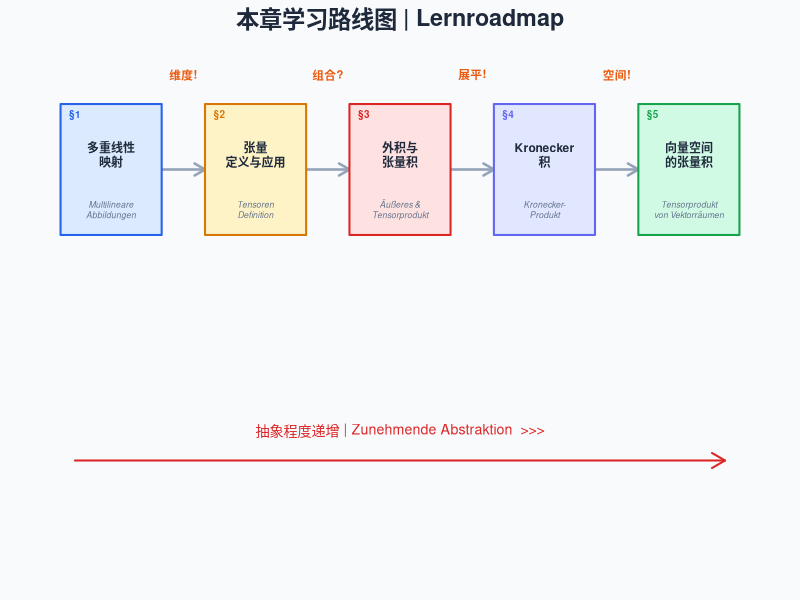
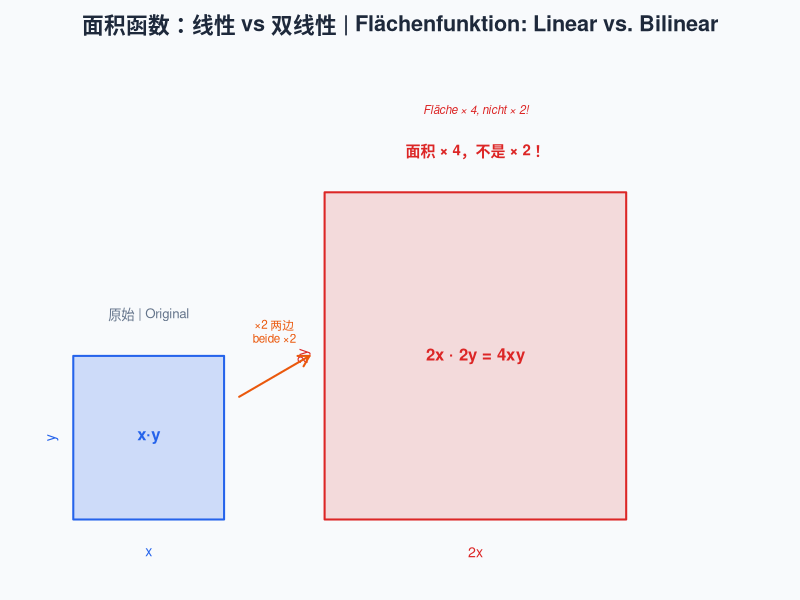
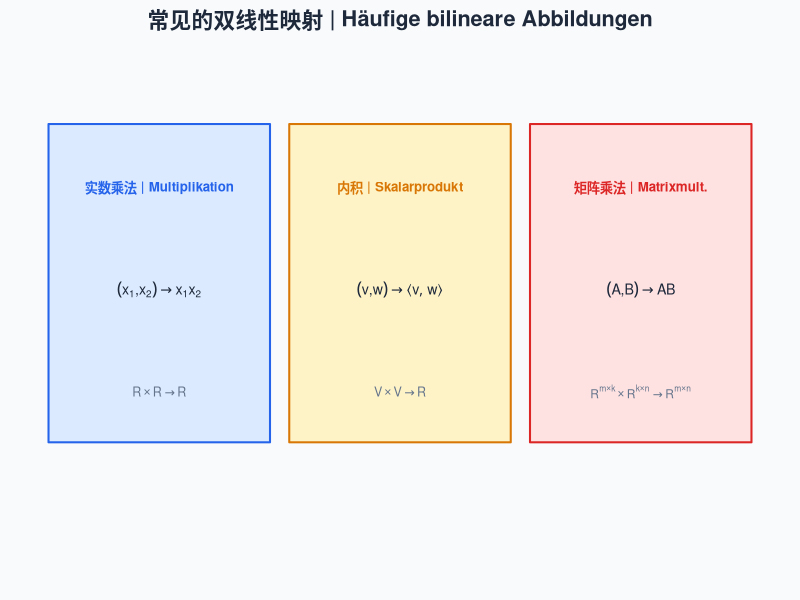
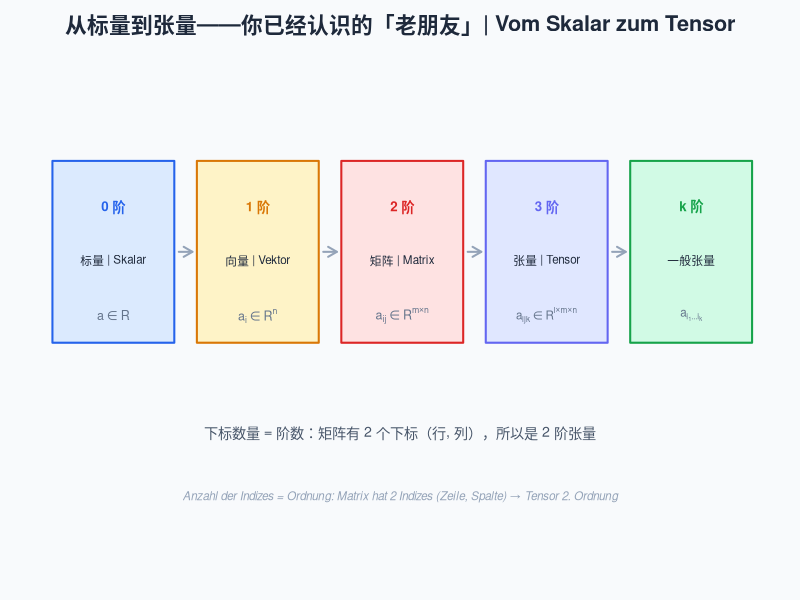
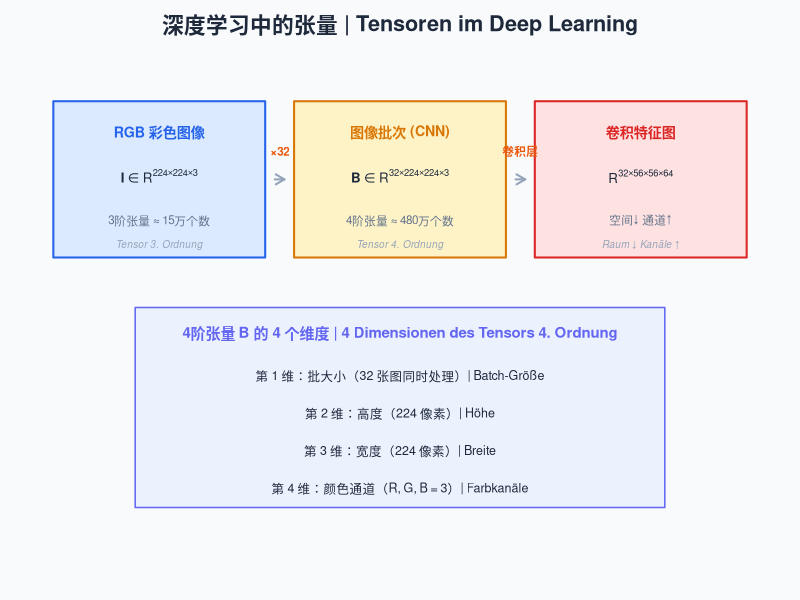
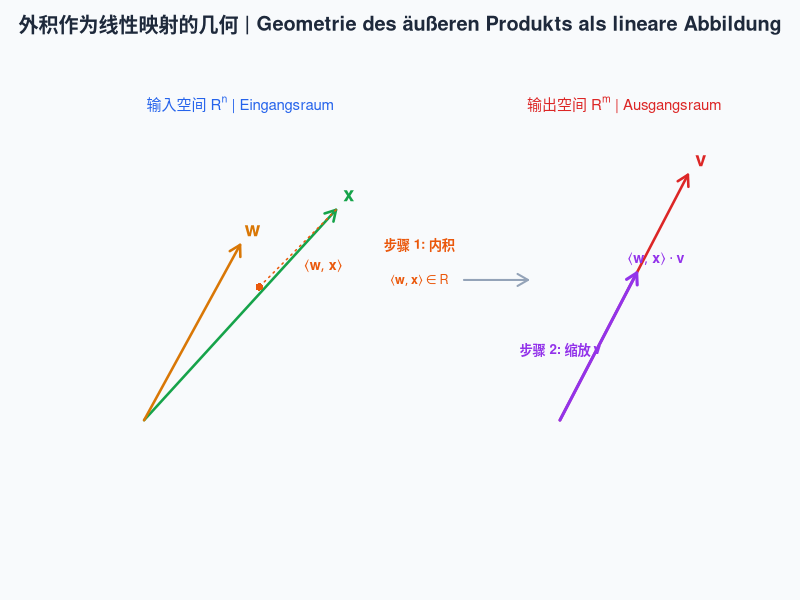
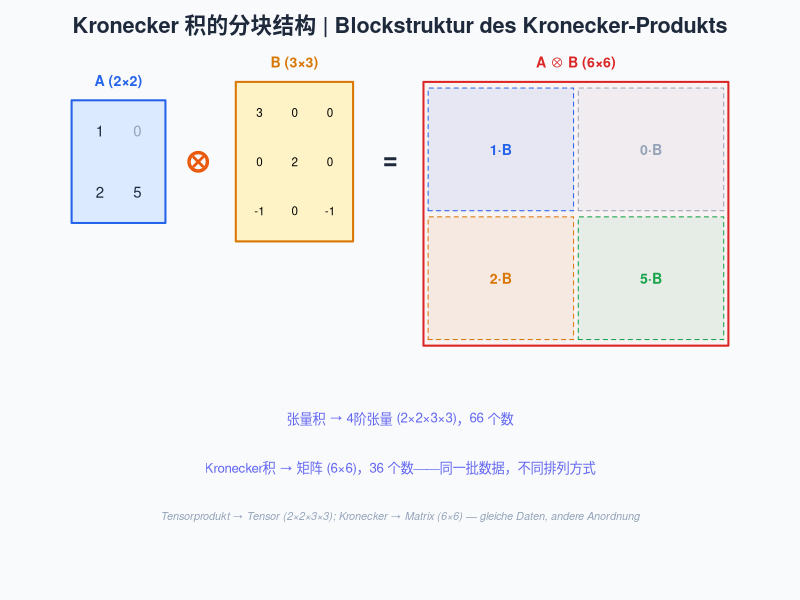
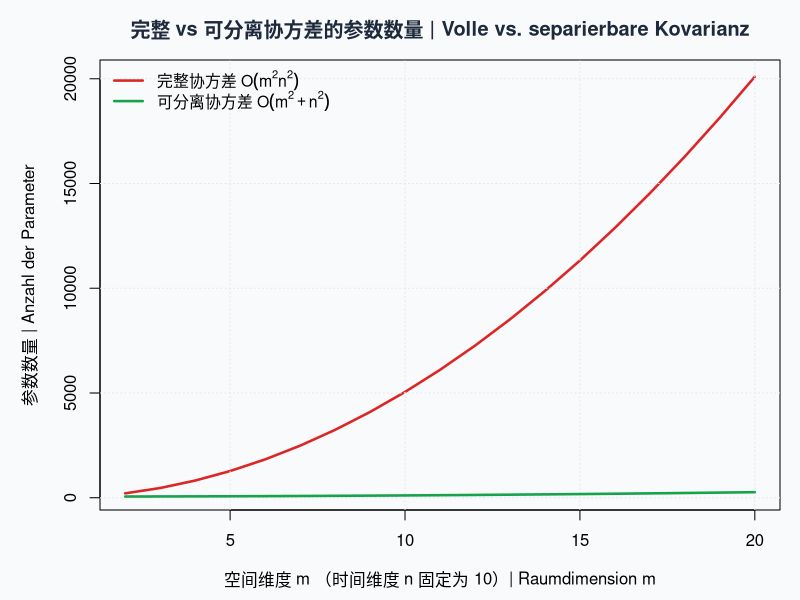

The R script that drew these images, in order:
## ---- chunk 1
#| label: setup
#| include: false
knitr::opts_chunk$set(
  fig.width = 9, fig.height = 5.5,
  message = FALSE, warning = FALSE,
  dev = "ragg_png", dpi = 150
)

# 全局配色方案 | Globales Farbschema
palette_main <- list(
  blue     = "#2563EB",
  red      = "#DC2626",
  green    = "#16A34A",
  orange   = "#EA580C",
  purple   = "#9333EA",
  gray     = "#6B7280",
  teal     = "#0D9488",
  bg_light = "#F8FAFC",
  bg_warn  = "#FEF3C7"
)
## ---- chunk 2
#| label: fig-roadmap
#| fig-cap: "本章学习路线图：从线性到多重线性，从矩阵到张量 | Lernroadmap: Von linear zu multilinear, von Matrizen zu Tensoren"
#| dev: "ragg_png"
#| code-fold: true

par(mar = c(0.5, 0.5, 2, 0.5), bg = "#F8FAFC")
plot(NULL, xlim = c(0, 10), ylim = c(0, 7), axes = FALSE, 
     xlab = "", ylab = "", main = "")
title(expression(bold("本章学习路线图 | Lernroadmap")), 
      cex.main = 1.4, col.main = "#1E293B")

# 路径 / Pfad
steps_x <- c(1, 3, 5, 7, 9)
steps_y <- c(5.5, 5.5, 5.5, 5.5, 5.5)
arrows(steps_x[-5] + 0.7, steps_y[-5], steps_x[-1] - 0.7, steps_y[-1],
       col = "#94A3B8", lwd = 2.5, length = 0.12)

labels_cn <- c("多重线性\n映射", "张量\n定义与应用", 
               "外积与\n张量积", "Kronecker\n积", 
               "向量空间\n的张量积")
labels_de <- c("Multilineare\nAbbildungen", "Tensoren\nDefinition", 
               "Äußeres &\nTensorprodukt", "Kronecker-\nProdukt", 
               "Tensorprodukt\nvon Vektorräumen")
colors <- c("#DBEAFE", "#FEF3C7", "#FEE2E2", "#E0E7FF", "#D1FAE5")
borders <- c("#2563EB", "#D97706", "#DC2626", "#6366F1", "#16A34A")

for (i in 1:5) {
  rect(steps_x[i] - 0.7, steps_y[i] - 0.9, steps_x[i] + 0.7, steps_y[i] + 0.9,
       col = colors[i], border = borders[i], lwd = 2)
  text(steps_x[i], steps_y[i] + 0.2, labels_cn[i], cex = 0.72, font = 2, col = "#1E293B")
  text(steps_x[i], steps_y[i] - 0.55, labels_de[i], cex = 0.52, col = "#64748B", font = 3)
}

# 难度箭头 / Schwierigkeitspfeil
arrows(0.5, 1.5, 9.5, 1.5, col = "#DC2626", lwd = 2, length = 0.15)
text(5, 1.9, "抽象程度递增 | Zunehmende Abstraktion  >>>", cex = 0.85, col = "#DC2626")

# 触发标签 / Trigger
triggers <- c("", "维度!", "组合?", "展平!", "空间!")
for (i in 2:5) {
  text(steps_x[i] - 1, steps_y[i] + 1.3, triggers[i],
       cex = 0.7, col = "#EA580C", font = 2)
}

for (i in 1:5) {
  text(steps_x[i] - 0.5, steps_y[i] + 0.75, paste0("§", i), 
       cex = 0.6, col = borders[i], font = 2)
}
## ---- chunk 3
#| label: fig-area-not-linear
#| fig-cap: "矩形面积：同时放大长和宽2倍，面积变为4倍而非2倍——不是线性！| Rechteckfläche: Verdoppelt man beide Seiten, vervierfacht sich die Fläche — nicht linear!"
#| fig-height: 4

par(bg = "#F8FAFC", mar = c(1, 1, 2.5, 1))
plot(NULL, xlim = c(0, 14), ylim = c(0, 6), axes = FALSE, xlab = "", ylab = "")
title("面积函数：线性 vs 双线性 | Flächenfunktion: Linear vs. Bilinear",
      cex.main = 1.3, col.main = "#1E293B")

# 原始矩形 / Ursprüngliches Rechteck
rect(0.5, 0.5, 3.5, 2.5, col = adjustcolor("#2563EB", 0.2), border = "#2563EB", lwd = 2)
text(2, 1.5, "x·y", cex = 1, font = 2, col = "#2563EB")
text(2, 0.1, "x", cex = 0.85, col = "#2563EB")
text(0.1, 1.5, "y", cex = 0.85, col = "#2563EB", srt = 90)
text(2, 3.0, "原始 | Original", cex = 0.8, col = "#64748B")

# 双倍矩形 / Verdoppeltes Rechteck
rect(5.5, 0.5, 11.5, 4.5, col = adjustcolor("#DC2626", 0.15), border = "#DC2626", lwd = 2)
text(8.5, 2.5, "2x · 2y = 4xy", cex = 1, font = 2, col = "#DC2626")
text(8.5, 0.1, "2x", cex = 0.85, col = "#DC2626")
text(5.1, 2.5, "2y", cex = 0.85, col = "#DC2626", srt = 90)
text(8.5, 5.0, "面积 × 4，不是 × 2！", cex = 0.9, font = 2, col = "#DC2626")
text(8.5, 5.5, "Fläche × 4, nicht × 2!", cex = 0.7, col = "#DC2626", font = 3)

# 箭头 / Pfeil
arrows(3.8, 2.0, 5.2, 2.5, col = "#EA580C", lwd = 2, length = 0.12)
text(4.5, 2.8, "×2 两边\nbeide ×2", cex = 0.7, col = "#EA580C")
## ---- chunk 4
#| label: fig-examples-multilinear
#| fig-cap: "三个你已经认识的双线性映射 | Drei bilineare Abbildungen, die Sie bereits kennen"
#| fig-height: 3.5

par(bg = "#F8FAFC", mar = c(0.5, 0.5, 2, 0.5))
plot(NULL, xlim = c(0, 15), ylim = c(0, 4), axes = FALSE, xlab = "", ylab = "")
title("常见的双线性映射 | Häufige bilineare Abbildungen",
      cex.main = 1.3, col.main = "#1E293B")

# 例1：实数乘法 / Reelle Multiplikation
rect(0.2, 1, 4.8, 3.5, col = "#DBEAFE", border = "#2563EB", lwd = 2)
text(2.5, 3.0, "实数乘法 | Multiplikation", cex = 0.8, font = 2, col = "#2563EB")
text(2.5, 2.2, expression((x[1]*","*x[2]) %->% x[1]*x[2]), cex = 0.85, col = "#1E293B")
text(2.5, 1.4, expression(R %*% R %->% R), cex = 0.75, col = "#64748B")

# 例2：内积 / Skalarprodukt
rect(5.2, 1, 9.8, 3.5, col = "#FEF3C7", border = "#D97706", lwd = 2)
text(7.5, 3.0, "内积 | Skalarprodukt", cex = 0.8, font = 2, col = "#D97706")
text(7.5, 2.2, expression((v*","*w) %->% group(langle,list(v,w),rangle)), cex = 0.85, col = "#1E293B")
text(7.5, 1.4, expression(V %*% V %->% R), cex = 0.75, col = "#64748B")

# 例3：矩阵乘法 / Matrixmultiplikation
rect(10.2, 1, 14.8, 3.5, col = "#FEE2E2", border = "#DC2626", lwd = 2)
text(12.5, 3.0, "矩阵乘法 | Matrixmult.", cex = 0.8, font = 2, col = "#DC2626")
text(12.5, 2.2, expression((A*","*B) %->% AB), cex = 0.85, col = "#1E293B")
text(12.5, 1.4, expression(R^{m %*% k} %*% R^{k %*% n} %->% R^{m %*% n}), cex = 0.72, col = "#64748B")
## ---- chunk 5
#| label: bilinear-verify
#| code-fold: false

# 验证矩阵乘法的双线性性 | Bilinearität der Matrixmultiplikation verifizieren
set.seed(42)
A1 <- matrix(rnorm(6), 2, 3)
A2 <- matrix(rnorm(6), 2, 3)
B  <- matrix(rnorm(12), 3, 4)
c1 <- 2.5; c2 <- -1.3

# 左边 | Linke Seite
lhs <- (c1 * A1 + c2 * A2) %*% B

# 右边 | Rechte Seite
rhs <- c1 * (A1 %*% B) + c2 * (A2 %*% B)

cat("最大差异 | Max. Differenz:", max(abs(lhs - rhs)), "\n")
cat("双线性性成立！ | Bilinearität bestätigt! ✓\n")
## ---- chunk 6
#| label: fig-tensor-hierarchy
#| fig-cap: "张量的层级：从标量到高阶张量 | Tensorhierarchie: Vom Skalar zum höherstufigen Tensor"
#| fig-height: 4.5

par(bg = "#F8FAFC", mar = c(0.5, 0.5, 2.5, 0.5))
plot(NULL, xlim = c(0, 16), ylim = c(0, 5.5), axes = FALSE, xlab = "", ylab = "")
title("从标量到张量——你已经认识的「老朋友」| Vom Skalar zum Tensor",
      cex.main = 1.3, col.main = "#1E293B")

# 0阶：标量 / 0. Ordnung: Skalar
rect(0.3, 2.5, 3, 4.5, col = "#DBEAFE", border = "#2563EB", lwd = 2)
text(1.65, 4.0, "0 阶", cex = 0.8, font = 2, col = "#2563EB")
text(1.65, 3.4, "标量 | Skalar", cex = 0.7, col = "#1E293B")
text(1.65, 2.8, expression(a %in% R), cex = 0.75, col = "#64748B")

# 1阶：向量 / 1. Ordnung: Vektor
rect(3.5, 2.5, 6.2, 4.5, col = "#FEF3C7", border = "#D97706", lwd = 2)
text(4.85, 4.0, "1 阶", cex = 0.8, font = 2, col = "#D97706")
text(4.85, 3.4, "向量 | Vektor", cex = 0.7, col = "#1E293B")
text(4.85, 2.8, expression(a[i] %in% R^n), cex = 0.75, col = "#64748B")

# 2阶：矩阵 / 2. Ordnung: Matrix
rect(6.7, 2.5, 9.4, 4.5, col = "#FEE2E2", border = "#DC2626", lwd = 2)
text(8.05, 4.0, "2 阶", cex = 0.8, font = 2, col = "#DC2626")
text(8.05, 3.4, "矩阵 | Matrix", cex = 0.7, col = "#1E293B")
text(8.05, 2.8, expression(a[ij] %in% R^{m %*% n}), cex = 0.75, col = "#64748B")

# 3阶：三阶张量 / 3. Ordnung: Tensor
rect(9.9, 2.5, 12.6, 4.5, col = "#E0E7FF", border = "#6366F1", lwd = 2)
text(11.25, 4.0, "3 阶", cex = 0.8, font = 2, col = "#6366F1")
text(11.25, 3.4, "张量 | Tensor", cex = 0.7, col = "#1E293B")
text(11.25, 2.8, expression(a[ijk] %in% R^{l %*% m %*% n}), cex = 0.7, col = "#64748B")

# k阶：一般张量 / k. Ordnung
rect(13.1, 2.5, 15.8, 4.5, col = "#D1FAE5", border = "#16A34A", lwd = 2)
text(14.45, 4.0, "k 阶", cex = 0.8, font = 2, col = "#16A34A")
text(14.45, 3.4, "一般张量", cex = 0.7, col = "#1E293B")
text(14.45, 2.8, expression(a[i[1]*"..."*i[k]]), cex = 0.7, col = "#64748B")

# 箭头 / Pfeile
for (xx in c(3.1, 6.3, 9.5, 12.7)) {
  arrows(xx, 3.5, xx + 0.3, 3.5, col = "#94A3B8", lwd = 2, length = 0.1)
}

# 下方注释 / Anmerkung
text(8, 1.5, "下标数量 = 阶数：矩阵有 2 个下标（行, 列），所以是 2 阶张量",
     cex = 0.85, col = "#475569")
text(8, 0.8, "Anzahl der Indizes = Ordnung: Matrix hat 2 Indizes (Zeile, Spalte) → Tensor 2. Ordnung",
     cex = 0.7, col = "#94A3B8", font = 3)
## ---- chunk 7
#| label: tensor-basic-demo
#| code-fold: false

# 在 R 中，张量就是多维数组 | In R ist ein Tensor ein mehrdimensionales Array

# 2阶张量 = 矩阵 | Tensor 2. Ordnung = Matrix
A_matrix <- matrix(1:12, nrow = 3, ncol = 4)
cat("2阶张量（矩阵）的维度:", dim(A_matrix), "\n")
cat("元素个数:", prod(dim(A_matrix)), "\n\n")

# 3阶张量 | Tensor 3. Ordnung
A_tensor3 <- array(1:24, dim = c(2, 3, 4))
cat("3阶张量的维度:", dim(A_tensor3), "\n")
cat("元素个数:", prod(dim(A_tensor3)), "\n")
cat("访问元素 A[2,1,3] =", A_tensor3[2, 1, 3], "\n\n")

# 4阶张量 | Tensor 4. Ordnung
A_tensor4 <- array(rnorm(32 * 224 * 224 * 3), dim = c(32, 224, 224, 3))
cat("4阶张量（图像批次）的维度:", dim(A_tensor4), "\n")
cat("元素个数:", format(prod(dim(A_tensor4)), big.mark = ","), "\n")
## ---- chunk 8
#| label: fig-dl-tensors
#| fig-cap: "深度学习中的张量层级：从单个像素到卷积特征图 | Tensorhierarchie im Deep Learning: Vom Pixel zur Feature Map"
#| fig-height: 6

par(bg = "#F8FAFC", mar = c(0.5, 0.5, 2.5, 0.5))
plot(NULL, xlim = c(0, 15), ylim = c(0, 8), axes = FALSE, xlab = "", ylab = "")
title("深度学习中的张量 | Tensoren im Deep Learning",
      cex.main = 1.3, col.main = "#1E293B")

# 例1：RGB图像 / RGB-Bild
rect(0.3, 5, 4.7, 7.5, col = "#DBEAFE", border = "#2563EB", lwd = 2)
text(2.5, 7.0, "RGB 彩色图像", cex = 0.85, font = 2, col = "#2563EB")
text(2.5, 6.3, expression(bold(I) %in% R^{224 %*% 224 %*% 3}), cex = 0.8, col = "#1E293B")
text(2.5, 5.6, "3阶张量 ≈ 15万个数", cex = 0.7, col = "#64748B")
text(2.5, 5.2, "Tensor 3. Ordnung", cex = 0.6, col = "#94A3B8", font = 3)

# 例2：图像批次 / Bildbatch
rect(5.3, 5, 9.7, 7.5, col = "#FEF3C7", border = "#D97706", lwd = 2)
text(7.5, 7.0, "图像批次 (CNN)", cex = 0.85, font = 2, col = "#D97706")
text(7.5, 6.3, expression(bold(B) %in% R^{32 %*% 224 %*% 224 %*% 3}), cex = 0.8, col = "#1E293B")
text(7.5, 5.6, "4阶张量 ≈ 480万个数", cex = 0.7, col = "#64748B")
text(7.5, 5.2, "Tensor 4. Ordnung", cex = 0.6, col = "#94A3B8", font = 3)

# 例3：特征图 / Feature Map
rect(10.3, 5, 14.7, 7.5, col = "#FEE2E2", border = "#DC2626", lwd = 2)
text(12.5, 7.0, "卷积特征图", cex = 0.85, font = 2, col = "#DC2626")
text(12.5, 6.3, expression(R^{32 %*% 56 %*% 56 %*% 64}), cex = 0.8, col = "#1E293B")
text(12.5, 5.6, "空间↓ 通道↑", cex = 0.7, col = "#64748B")
text(12.5, 5.2, "Raum ↓ Kanäle ↑", cex = 0.6, col = "#94A3B8", font = 3)

# 箭头 / Pfeile
arrows(4.9, 6.25, 5.1, 6.25, col = "#94A3B8", lwd = 2, length = 0.1)
arrows(9.9, 6.25, 10.1, 6.25, col = "#94A3B8", lwd = 2, length = 0.1)
text(5.0, 6.7, "×32", cex = 0.7, col = "#EA580C", font = 2)
text(10.0, 6.7, "卷积层", cex = 0.7, col = "#EA580C", font = 2)

# 维度解释 / Dimensionserklärung
rect(2, 1.0, 13, 4.2, col = adjustcolor("#E0E7FF", 0.5), border = "#6366F1", lwd = 1.5)
text(7.5, 3.8, "4阶张量 B 的 4 个维度 | 4 Dimensionen des Tensors 4. Ordnung", 
     cex = 0.9, font = 2, col = "#6366F1")
text(7.5, 3.1, "第 1 维：批大小（32 张图同时处理）| Batch-Größe", cex = 0.75, col = "#1E293B")
text(7.5, 2.5, "第 2 维：高度（224 像素）| Höhe", cex = 0.75, col = "#1E293B")
text(7.5, 1.9, "第 3 维：宽度（224 像素）| Breite", cex = 0.75, col = "#1E293B")
text(7.5, 1.3, "第 4 维：颜色通道（R, G, B = 3）| Farbkanäle", cex = 0.75, col = "#1E293B")
## ---- chunk 9
#| label: rgb-pixel-demo
#| code-fold: false

# 模拟一个小型 RGB 图像 | Simulation eines kleinen RGB-Bildes
set.seed(42)
小图 <- array(0, dim = c(4, 4, 3))  # 4×4 像素, 3 个通道 (R, G, B)

# 左上角偏红，右下角偏蓝 | Links oben: rot, rechts unten: blau
for (i in 1:4) {
  for (j in 1:4) {
    小图[i, j, 1] <- max(0, 255 - 40 * (i + j))  # Red 从左上到右下递减
    小图[i, j, 2] <- 80                             # Green 恒定
    小图[i, j, 3] <- min(255, 40 * (i + j))        # Blue 从左上到右下递增
  }
}

cat("这个 3 阶张量的维度:", dim(小图), "\n")
cat("总元素数:", prod(dim(小图)), "\n\n")
cat("红色通道 (R) 切片:\n")
print(小图[,,1])
cat("\n蓝色通道 (B) 切片:\n")
print(小图[,,3])
## ---- chunk 10
#| label: outer-product-demo
#| code-fold: false

# 外积示例 | Beispiel: Äußeres Produkt
v <- c(1, 2)
w <- c(-2, 3, -11)

# 外积 = v %*% t(w) 或 outer(v, w)
外积 <- v %o% w  # R 中 %o% 即外积

cat("v =", v, "\n")
cat("w =", w, "\n\n")
cat("v ⊗ w =\n")
print(外积)
cat("\n维度:", dim(外积), "(2×3 矩阵)\n")
cat("秩 (rank):", qr(外积)$rank, "\n")
## ---- chunk 11
#| label: fig-outer-product-geometry
#| fig-cap: "外积的几何：先投影到 w 方向，再沿 v 方向缩放 | Geometrie: Erst auf w projizieren, dann entlang v skalieren"
#| fig-height: 4.5

par(bg = "#F8FAFC", mar = c(1, 1, 2.5, 1))
plot(NULL, xlim = c(-1, 10), ylim = c(-1, 6), axes = FALSE, xlab = "", ylab = "")
title("外积作为线性映射的几何 | Geometrie des äußeren Produkts als lineare Abbildung",
      cex.main = 1.2, col.main = "#1E293B")

# 输入空间 / Eingangsraum
text(2, 5.5, expression("输入空间" ~ R^n ~ "| Eingangsraum"), cex = 0.9, font = 2, col = "#2563EB")
arrows(0.5, 1, 3.5, 4, col = "#16A34A", lwd = 2.5, length = 0.12)
text(3.7, 4.2, expression(bold(x)), col = "#16A34A", cex = 1.2, font = 2)
arrows(0.5, 1, 2, 3.5, col = "#D97706", lwd = 2.5, length = 0.12)
text(2.2, 3.7, expression(bold(w)), col = "#D97706", cex = 1.2, font = 2)

# 投影 / Projektion
segments(3.5, 4, 2.3, 2.9, col = "#EA580C", lwd = 1.5, lty = 3)
points(2.3, 2.9, pch = 16, col = "#EA580C", cex = 1)
text(3.3, 3.2, expression(group(langle, list(bold(w), bold(x)), rangle)), 
     col = "#EA580C", cex = 0.85)

# 步骤标注 / Schrittbeschriftung
text(4.8, 3.5, "步骤 1: 内积", cex = 0.8, font = 2, col = "#EA580C")
text(4.8, 3.0, expression(group(langle, list(bold(w), bold(x)), rangle) %in% R), 
     cex = 0.75, col = "#EA580C")

# 箭头到输出 / Pfeil zum Ausgang
arrows(5.5, 3.0, 6.5, 3.0, col = "#94A3B8", lwd = 2, length = 0.12)

# 输出空间 / Ausgangsraum
text(8, 5.5, expression("输出空间" ~ R^m ~ "| Ausgangsraum"), cex = 0.9, font = 2, col = "#DC2626")
arrows(7, 1, 9, 4.5, col = "#DC2626", lwd = 2.5, length = 0.12)
text(9.2, 4.7, expression(bold(v)), col = "#DC2626", cex = 1.2, font = 2)

# 结果 / Ergebnis
arrows(7, 1, 8.2, 3.1, col = "#9333EA", lwd = 3, length = 0.12)
text(8.5, 3.3, expression(group(langle, list(bold(w), bold(x)), rangle) %.% bold(v)),
     col = "#9333EA", cex = 0.85, font = 2)

text(7, 2.0, "步骤 2: 缩放 v", cex = 0.8, font = 2, col = "#9333EA")
## ---- chunk 12
#| label: svd-outer-product-demo
#| code-fold: false

# SVD = 秩1矩阵（外积）的加权和 | SVD = gewichtete Summe von Rang-1-Matrizen
set.seed(42)
A <- matrix(c(3, 1, 1, 3, 2, 0), nrow = 2, ncol = 3)
cat("原始矩阵 A (2×3):\n"); print(A)
cat("秩:", qr(A)$rank, "\n\n")

svd_A <- svd(A)

# 重建：A = σ₁(u₁ ⊗ v₁) + σ₂(u₂ ⊗ v₂)
A_reconstructed <- svd_A$d[1] * (svd_A$u[,1] %o% svd_A$v[,1]) +
                   svd_A$d[2] * (svd_A$u[,2] %o% svd_A$v[,2])

cat("σ₁ =", round(svd_A$d[1], 3), ", σ₂ =", round(svd_A$d[2], 3), "\n\n")
cat("重建误差 | Rekonstruktionsfehler:", max(abs(A - A_reconstructed)), "\n")
cat("SVD 将矩阵分解为秩1外积的和 ✓\n")
## ---- chunk 13
#| label: tensor-product-3vec
#| code-fold: false

# 三个向量的张量积 | Tensorprodukt dreier Vektoren
u <- c(1, 2)
v <- c(3, 5)
w <- c(7, 11)

# T = u ⊗ v ⊗ w ∈ R^{2×2×2}
# T[i,j,k] = u[i] * v[j] * w[k]
T_tensor <- array(0, dim = c(2, 2, 2))
for (i in 1:2) {
  for (j in 1:2) {
    for (k in 1:2) {
      T_tensor[i, j, k] <- u[i] * v[j] * w[k]
    }
  }
}

cat("u =", u, "\n")
cat("v =", v, "\n")
cat("w =", w, "\n\n")

cat("T = u ⊗ v ⊗ w ∈ R^{2×2×2}\n\n")

cat("切片 T[,,1]（k=1, w_k = 7）:\n")
print(T_tensor[,,1])
cat("= 7 × (u ⊗ v) =\n")
print(7 * (u %o% v))

cat("\n切片 T[,,2]（k=2, w_k = 11）:\n")
print(T_tensor[,,2])
cat("= 11 × (u ⊗ v) =\n")
print(11 * (u %o% v))

cat("\n每个切片都是 u⊗v 的标量倍！ | Jede Scheibe ist ein Skalarmultipel von u⊗v! ✓\n")
cat("这就是秩1张量的特征 | Das ist die Eigenschaft eines Rang-1-Tensors.\n")
## ---- chunk 14
#| label: kronecker-demo
#| code-fold: false

# Kronecker 积示例 | Kronecker-Produkt Beispiel
A <- matrix(c(1, 2, 0, 5), nrow = 2, ncol = 2)
B <- matrix(c(3, 0, -1, 0, 2, 0, 0, 0, -1), nrow = 3, ncol = 3)

cat("A (2×2):\n"); print(A)
cat("\nB (3×3):\n"); print(B)

K <- kronecker(A, B)
cat("\nA ⊗ B (6×6):\n"); print(K)
cat("\n维度:", dim(K), "= (2·3) × (2·3)\n")
## ---- chunk 15
#| label: fig-kronecker-structure
#| fig-cap: "Kronecker 积的分块结构：每个 a_ij 都被替换为 a_ij·B | Blockstruktur: Jedes a_ij wird durch a_ij·B ersetzt"
#| fig-height: 5.5

par(bg = "#F8FAFC", mar = c(1, 1, 2.5, 1))
plot(NULL, xlim = c(0, 15), ylim = c(0, 8), axes = FALSE, xlab = "", ylab = "")
title("Kronecker 积的分块结构 | Blockstruktur des Kronecker-Produkts",
      cex.main = 1.3, col.main = "#1E293B")

# A 矩阵 / Matrix A
rect(0.5, 5.5, 2.5, 7.5, col = "#DBEAFE", border = "#2563EB", lwd = 2)
text(1.5, 7.8, "A (2×2)", cex = 0.85, font = 2, col = "#2563EB")
text(1.1, 7.0, "1", cex = 0.9, col = "#1E293B"); text(1.9, 7.0, "0", cex = 0.9, col = "#94A3B8")
text(1.1, 6.0, "2", cex = 0.9, col = "#1E293B"); text(1.9, 6.0, "5", cex = 0.9, col = "#1E293B")

# ⊗ 符号
text(3.2, 6.5, expression(symbol("\304")), cex = 2, col = "#EA580C")
text(3.2, 6.5, "⊗", cex = 1.5, col = "#EA580C", font = 2)

# B 矩阵 / Matrix B
rect(4, 5.2, 6.5, 7.8, col = "#FEF3C7", border = "#D97706", lwd = 2)
text(5.25, 8.1, "B (3×3)", cex = 0.85, font = 2, col = "#D97706")
text(4.5, 7.3, "3",  cex = 0.7); text(5.25, 7.3, "0",  cex = 0.7); text(6.0, 7.3, "0",  cex = 0.7)
text(4.5, 6.5, "0",  cex = 0.7); text(5.25, 6.5, "2",  cex = 0.7); text(6.0, 6.5, "0",  cex = 0.7)
text(4.5, 5.7, "-1", cex = 0.7); text(5.25, 5.7, "0",  cex = 0.7); text(6.0, 5.7, "-1", cex = 0.7)

# = 符号
text(7.3, 6.5, "=", cex = 1.5, col = "#1E293B", font = 2)

# 结果矩阵 / Ergebnismatrix
rect(8, 3.5, 14.5, 7.8, col = adjustcolor("#FEE2E2", 0.3), border = "#DC2626", lwd = 2)
text(11.25, 8.1, "A ⊗ B (6×6)", cex = 0.85, font = 2, col = "#DC2626")

# 四个子块 / Vier Unterblöcke
rect(8.1, 5.7, 11.2, 7.7, col = adjustcolor("#2563EB", 0.08), border = "#2563EB", lwd = 1, lty = 2)
text(9.65, 6.7, "1·B", cex = 0.85, font = 2, col = "#2563EB")

rect(11.3, 5.7, 14.4, 7.7, col = adjustcolor("#94A3B8", 0.08), border = "#94A3B8", lwd = 1, lty = 2)
text(12.85, 6.7, "0·B", cex = 0.85, font = 2, col = "#94A3B8")

rect(8.1, 3.6, 11.2, 5.6, col = adjustcolor("#D97706", 0.08), border = "#D97706", lwd = 1, lty = 2)
text(9.65, 4.6, "2·B", cex = 0.85, font = 2, col = "#D97706")

rect(11.3, 3.6, 14.4, 5.6, col = adjustcolor("#16A34A", 0.08), border = "#16A34A", lwd = 1, lty = 2)
text(12.85, 4.6, "5·B", cex = 0.85, font = 2, col = "#16A34A")

# 注释 / Anmerkung
text(7.5, 2.3, "张量积 → 4阶张量 (2×2×3×3)，66 个数", cex = 0.8, col = "#6366F1")
text(7.5, 1.5, "Kronecker积 → 矩阵 (6×6)，36 个数——同一批数据，不同排列方式",
     cex = 0.8, col = "#6366F1")
text(7.5, 0.7, "Tensorprodukt → Tensor (2×2×3×3); Kronecker → Matrix (6×6) — gleiche Daten, andere Anordnung",
     cex = 0.65, col = "#94A3B8", font = 3)
## ---- chunk 16
#| label: kronecker-not-commutative
#| code-fold: false

# 验证不可交换性 | Nicht-Kommutativität verifizieren
A <- matrix(c(1, 0, 2, 5), 2, 2)
B <- matrix(c(3, 0, -1, 2), 2, 2)

cat("A ⊗ B:\n"); print(kronecker(A, B))
cat("\nB ⊗ A:\n"); print(kronecker(B, A))
cat("\nA ⊗ B == B ⊗ A?", all(kronecker(A, B) == kronecker(B, A)), "\n")
## ---- chunk 17
#| label: block-diag-demo
#| code-fold: false

# 分块对角矩阵 | Blockdiagonalmatrix
S <- matrix(c(2, 1, 1, 3), 2, 2)
I3 <- diag(3)

block_diag <- kronecker(I3, S)
cat("I₃ ⊗ S (6×6):\n")
print(block_diag)
cat("\n对角线上有 3 个 S 块！ | 3 Blöcke S auf der Diagonalen! ✓\n")
## ---- chunk 18
#| label: separable-covariance
#| code-fold: false

# 可分离协方差示例 | Beispiel: Separierbare Kovarianz
# 2 个位置 × 2 个时间点 | 2 Orte × 2 Zeitpunkte
Sigma_T <- matrix(c(1.0, 0.8, 0.8, 1.0), 2, 2)  # 时间协方差 | Zeitkovarianz
Sigma_S <- matrix(c(2.0, 0.5, 0.5, 2.0), 2, 2)  # 空间协方差 | Raumkovarianz

Sigma <- kronecker(Sigma_T, Sigma_S)

cat("时间协方差 Σ_T:\n"); print(Sigma_T)
cat("\n空间协方差 Σ_S:\n"); print(Sigma_S)
cat("\n完整协方差 Σ = Σ_T ⊗ Σ_S (4×4):\n"); print(Sigma)

cat("\n解读 | Interpretation:\n")
cat("  Σ[1,1] = 2.0：位置1在时间1的方差\n")
cat("  Σ[1,3] = 1.6 = 0.8 × 2.0：位置1在不同时间点之间的协方差\n")

# 参数节省 | Parametersparnis
m <- 2; n <- 2
full_params <- m * n * (m * n + 1) / 2
sep_params  <- m * (m + 1) / 2 + n * (n + 1) / 2
cat("\n完整协方差参数数:", full_params, "\n")
cat("可分离协方差参数数:", sep_params, "\n")
cat("节省:", round((1 - sep_params/full_params) * 100, 1), "% 参数!\n")
## ---- chunk 19
#| label: fig-param-savings
#| fig-cap: "可分离协方差的参数节省随数据规模急剧增长 | Parametersparnis der separierbaren Kovarianz wächst dramatisch"
#| fig-height: 4.5

m_vals <- 2:20
n_val <- 10

full_params_vec <- (m_vals * n_val) * (m_vals * n_val + 1) / 2
sep_params_vec  <- m_vals * (m_vals + 1) / 2 + n_val * (n_val + 1) / 2

par(bg = "#F8FAFC", mar = c(4.5, 5, 3, 1))
plot(m_vals, full_params_vec, type = "l", col = "#DC2626", lwd = 2.5,
     xlab = paste0("空间维度 m （时间维度 n 固定为 ", n_val, "）| Raumdimension m"),
     ylab = "参数数量 | Anzahl der Parameter",
     main = "完整 vs 可分离协方差的参数数量 | Volle vs. separierbare Kovarianz",
     cex.lab = 1, cex.main = 1.2, col.main = "#1E293B")
grid(col = "#E2E8F0")
lines(m_vals, sep_params_vec, col = "#16A34A", lwd = 2.5)

legend("topleft",
       legend = c(
         expression("完整协方差" ~ O(m^2*n^2)),
         expression("可分离协方差" ~ O(m^2 + n^2))
       ),
       col = c("#DC2626", "#16A34A"), lwd = 2.5, bty = "n", cex = 0.95)
## ---- chunk 20
#| label: not-all-rank1
#| code-fold: false

# 单位矩阵 I₂ 属于 R² ⊗ R²，但它不是单个外积！
# Einheitsmatrix I₂ ∈ R² ⊗ R², aber KEIN einzelnes äußeres Produkt!

I2 <- diag(2)
cat("单位矩阵 I₂:\n"); print(I2)
cat("秩:", qr(I2)$rank, "≠ 1\n")
cat("→ 不能写成单个 v ⊗ w（因为秩 1 矩阵的秩 = 1）!\n\n")

# 但它可以写成两个外积的和！
# Aber es ist die SUMME zweier äußerer Produkte!
e1 <- c(1, 0); e2 <- c(0, 1)
cat("I₂ = e₁⊗e₁ + e₂⊗e₂:\n")
print(e1 %o% e1 + e2 %o% e2)
cat("\n✓ I₂ 属于 span{v⊗w}，即 I₂ ∈ V ⊗ W\n")
## ---- chunk 21
#| label: fig-space-vs-element
#| fig-cap: "关键区分：单个张量积（秩1）vs 张量积空间（全部秩）| Schlüsselunterscheidung: Einzelnes Tensorprodukt (Rang 1) vs. Tensorproduktraum (alle Ränge)"
#| fig-height: 4

par(bg = "#F8FAFC", mar = c(0.5, 0.5, 2.5, 0.5))
plot(NULL, xlim = c(0, 14), ylim = c(0, 5), axes = FALSE, xlab = "", ylab = "")
title("v⊗w（元素）vs V⊗W（空间）| Element vs. Raum",
      cex.main = 1.3, col.main = "#1E293B")

# 左：元素 / Links: Element
rect(0.5, 1, 6, 4.5, col = "#DBEAFE", border = "#2563EB", lwd = 2)
text(3.25, 4.0, expression(bold(v) %*% bold(w) ~ "（单个张量积）"), cex = 0.85, font = 2, col = "#2563EB")
text(3.25, 3.2, "结果是一个秩1矩阵", cex = 0.8, col = "#1E293B")
text(3.25, 2.4, "Ergebnis: eine Rang-1-Matrix", cex = 0.7, col = "#64748B", font = 3)
text(3.25, 1.5, expression("例: " * bgroup("(", atop(1, 0), ")") * bgroup("(", list(1, 0), ")") == bgroup("(", atop(list(1,0), list(0,0)), ")")),
     cex = 0.75, col = "#475569")

# 右：空间 / Rechts: Raum
rect(7, 1, 13.5, 4.5, col = "#FEE2E2", border = "#DC2626", lwd = 2)
text(10.25, 4.0, expression(V %*% W ~ "（张量积空间）"), cex = 0.85, font = 2, col = "#DC2626")
text(10.25, 3.2, "包含所有秩的矩阵", cex = 0.8, col = "#1E293B")
text(10.25, 2.4, "enthält Matrizen aller Ränge", cex = 0.7, col = "#64748B", font = 3)
text(10.25, 1.5, expression("例: " * I[2] == e[1] %*% e[1] + e[2] %*% e[2] ~ "(秩2)"),
     cex = 0.75, col = "#475569")

# ⊂ 符号
text(6.5, 2.75, "⊂", cex = 2, col = "#EA580C", font = 2)
## ---- chunk 22
#| label: tensor-basis-demo
#| code-fold: false

# 验证维数公式 | Dimensionsformel verifizieren
# R³ ⊗ R⁴ = R^{3×4}
dim_V <- 3; dim_W <- 4

cat("dim(V) =", dim_V, "\n")
cat("dim(W) =", dim_W, "\n")
cat("dim(V ⊗ W) =", dim_V, "×", dim_W, "=", dim_V * dim_W, "\n\n")

# 张量积基的元素 | Elemente der Tensorproduktbasis
cat("张量积基有", dim_V * dim_W, "个元素:\n")
for (i in 1:dim_V) {
  for (j in 1:dim_W) {
    e_i <- rep(0, dim_V); e_i[i] <- 1
    e_j <- rep(0, dim_W); e_j[j] <- 1
    cat(sprintf("  e_%d ⊗ e_%d → %d×%d 矩阵，第(%d,%d)位为1\n", i, j, dim_V, dim_W, i, j))
  }
}
## ---- chunk 23
#| label: fig-tensor-polynomial
#| fig-cap: "张量积基构造的二元多项式 f(x,y) = 2 + 3x - y + 5xy | Durch Tensorproduktbasis konstruiertes bivariates Polynom"
#| fig-height: 5.5

# 二元多项式 f(x,y) = 2 + 3x - y + 5xy
# Bivariates Polynom
f_poly <- function(x, y) 2 + 3*x - y + 5*x*y

x_seq <- seq(0, 1, length.out = 50)
y_seq <- seq(0, 1, length.out = 50)
z_mat <- outer(x_seq, y_seq, f_poly)

par(bg = "#F8FAFC", mar = c(1, 1, 3, 1))
persp(x_seq, y_seq, z_mat,
      theta = 35, phi = 25,
      col = adjustcolor("#2563EB", 0.3), border = adjustcolor("#2563EB", 0.5),
      xlab = "x", ylab = "y", zlab = "f(x,y)",
      main = "二元多项式 f(x,y) = 2·1 + 3·x - 1·y + 5·xy",
      cex.main = 1.1, col.main = "#1E293B",
      ticktype = "detailed")
## ---- chunk 24
#| label: tensor-polynomial-verify
#| code-fold: false

# 验证：任意 (x,y) 处的函数值 = 基函数的线性组合
# Verifikation: f(x,y) = Linearkombination der Basisfunktionen
x0 <- 0.7; y0 <- 0.4
coeffs <- c(2, 3, -1, 5)

# 四个基函数在 (x0, y0) 处的值
basis_vals <- c(1, x0, y0, x0 * y0)

cat("在 (x, y) = (", x0, ",", y0, ") 处:\n")
cat("  φ₁ = 1  → 贡献:", coeffs[1], "×", basis_vals[1], "=", coeffs[1] * basis_vals[1], "\n")
cat("  φ₂ = x  → 贡献:", coeffs[2], "×", basis_vals[2], "=", coeffs[2] * basis_vals[2], "\n")
cat("  φ₃ = y  → 贡献:", coeffs[3], "×", basis_vals[3], "=", coeffs[3] * basis_vals[3], "\n")
cat("  φ₄ = xy → 贡献:", coeffs[4], "×", basis_vals[4], "=", coeffs[4] * basis_vals[4], "\n")
cat("  总和:", sum(coeffs * basis_vals), "\n")
cat("  直接计算:", f_poly(x0, y0), "✓\n")
## ---- chunk 25
#| label: fig-concept-chain
#| fig-cap: "知识逻辑链：每一步都是被'更高维度'的需求逼出来的 | Logikkette: Jeder Schritt wird durch den Bedarf höherer Dimensionen motiviert"
#| fig-width: 12
#| fig-height: 8

par(bg = "#F8FAFC", mar = c(1, 1, 2.5, 1))
plot(NULL, xlim = c(0, 12), ylim = c(0, 9), axes = FALSE, xlab = "", ylab = "")
title("概念逻辑链 | Logikkette der Konzepte", cex.main = 1.4, col.main = "#1E293B")

# 节点 / Knoten
nodes_x <- c(2, 6, 10, 2, 6, 10)
nodes_y <- c(7.5, 7.5, 7.5, 4.5, 4.5, 4.5)
labels_cn <- c("线性映射\n矩阵表示", "多重线性映射\n多个输入", "张量\n高维数组",
               "外积\n向量→矩阵", "张量积 &\nKronecker积", "向量空间\n的张量积")
colors_bg <- c("#DBEAFE", "#FEF3C7", "#FEE2E2", "#E0E7FF", "#D1FAE5", "#FCE7F3")
colors_bd <- c("#2563EB", "#D97706", "#DC2626", "#6366F1", "#16A34A", "#DB2777")

for (i in 1:6) {
  rect(nodes_x[i] - 1.5, nodes_y[i] - 0.8, nodes_x[i] + 1.5, nodes_y[i] + 0.8,
       col = colors_bg[i], border = colors_bd[i], lwd = 2)
  text(nodes_x[i], nodes_y[i], labels_cn[i], cex = 0.8, font = 2, col = "#1E293B")
}

# 箭头 / Pfeile
arrows(3.6, 7.5, 4.4, 7.5, col = "#94A3B8", lwd = 2, length = 0.12)
arrows(7.6, 7.5, 8.4, 7.5, col = "#94A3B8", lwd = 2, length = 0.12)
arrows(2, 6.6, 2, 5.4, col = "#94A3B8", lwd = 2, length = 0.12)
arrows(3.6, 4.5, 4.4, 4.5, col = "#94A3B8", lwd = 2, length = 0.12)
arrows(7.6, 4.5, 8.4, 4.5, col = "#94A3B8", lwd = 2, length = 0.12)
arrows(10, 6.6, 10, 5.4, col = "#94A3B8", lwd = 2, length = 0.12)

# 触发词 / Trigger
text(4, 7.9, "多个输入!", cex = 0.7, col = "#EA580C", font = 3)
text(8, 7.9, "需要表示!", cex = 0.7, col = "#EA580C", font = 3)
text(1.3, 6.0, "特殊情况", cex = 0.7, col = "#EA580C", font = 3)
text(4, 4.9, "高维推广", cex = 0.7, col = "#EA580C", font = 3)
text(8, 4.9, "抽象化!", cex = 0.7, col = "#EA580C", font = 3)
text(10.8, 6.0, "组合!", cex = 0.7, col = "#EA580C", font = 3)

# 底部总结 / Zusammenfassung
rect(1, 1.5, 11, 3.0, col = adjustcolor("#FEF3C7", 0.5), border = "#D97706", lwd = 1.5)
text(6, 2.6, "核心思想：张量积将低维结构组合成高维结构", cex = 0.95, font = 2, col = "#1E293B")
text(6, 2.0, "Kernidee: Das Tensorprodukt kombiniert niedrigdimensionale Strukturen", 
     cex = 0.75, col = "#64748B", font = 3)
